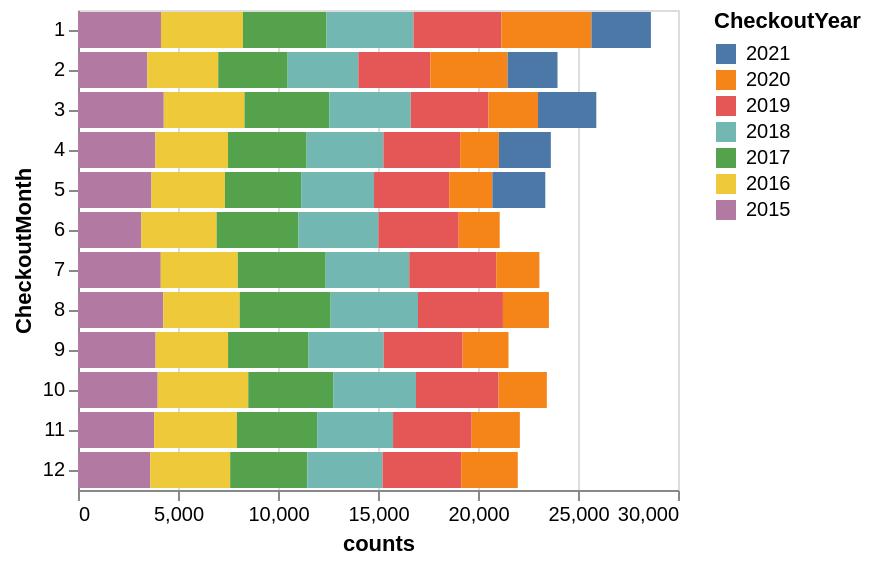

Notebook cell for this chart:
### Code cell
month_year_counts = seattle_df.groupby(['CheckoutMonth', 'CheckoutYear']).size().reset_index(name='counts')

selection = alt.selection_point(fields=['CheckoutYear'], bind='legend')

alt.Chart(month_year_counts).mark_bar().encode(
    y=alt.Y('CheckoutMonth:O', sort=list(range(1,13))),
    x='counts:Q',
    color=alt.Color('CheckoutYear:N',
                    sort=alt.EncodingSortField('CheckoutYear', order='descending')),
    tooltip=['CheckoutMonth', 'counts', 'CheckoutYear'],
    opacity=alt.condition(selection, alt.value(1), alt.value(0.2)),
    order='CheckoutYear'
).add_params(
    selection
)

### Figure 1 — Vega-Lite specification as saved in the notebook (floating-point values rounded to 4 significant figures)
{"config": {"view": {"continuousWidth": 300, "continuousHeight": 300}}, "data": {"name": "data-5e5ffc74c418871e39e2c51a95e8d79b"}, "mark": {"type": "bar"}, "encoding": {"color": {"field": "CheckoutYear", "sort": {"field": "CheckoutYear", "order": "descending"}, "type": "nominal"}, "opacity": {"condition": {"param": "param_7", "value": 1}, "value": 0.2}, "order": {"field": "CheckoutYear", "type": "quantitative"}, "tooltip": [{"field": "CheckoutMonth", "type": "quantitative"}, {"field": "counts", "type": "quantitative"}, {"field": "CheckoutYear", "type": "quantitative"}], "x": {"field": "counts", "type": "quantitative"}, "y": {"field": "CheckoutMonth", "sort": [1, 2, 3, 4, 5, 6, 7, 8, 9, 10, 11, 12], "type": "ordinal"}}, "params": [{"name": "param_7", "select": {"type": "point", "fields": ["CheckoutYear"]}, "bind": "legend"}], "$schema": "https://vega.github.io/schema/vega-lite/v5.20.1.json", "datasets": {"data-5e5ffc74c418871e39e2c51a95e8d79b": [{"CheckoutMonth": 1, "CheckoutYear": 2015, "counts": 4149}, {"CheckoutMonth": 1, "CheckoutYear": 2016, "counts": 4098}, {"CheckoutMonth": 1, "CheckoutYear": 2017, "counts": 4181}, {"CheckoutMonth": 1, "CheckoutYear": 2018, "counts": 4346}, {"CheckoutMonth": 1, "CheckoutYear": 2019, "counts": 4401}, {"CheckoutMonth": 1, "CheckoutYear": 2020, "counts": 4499}, {"CheckoutMonth": 1, "CheckoutYear": 2021, "counts": 2971}, {"CheckoutMonth": 2, "CheckoutYear": 2015, "counts": 3466}, {"CheckoutMonth": 2, "CheckoutYear": 2016, "counts": 3546}, {"CheckoutMonth": 2, "CheckoutYear": 2017, "counts": 3471}, {"CheckoutMonth": 2, "CheckoutYear": 2018, "counts": 3533}, {"CheckoutMonth": 2, "CheckoutYear": 2019, "counts": 3598}, {"CheckoutMonth": 2, "CheckoutYear": 2020, "counts": 3865}, {"CheckoutMonth": 2, "CheckoutYear": 2021, "counts": 2496}, {"CheckoutMonth": 3, "CheckoutYear": 2015, "counts": 4288}, {"CheckoutMonth": 3, "CheckoutYear": 2016, "counts": 4036}, {"CheckoutMonth": 3, "CheckoutYear": 2017, "counts": 4240}, {"CheckoutMonth": 3, "CheckoutYear": 2018, "counts": 4073}, {"CheckoutMonth": 3, "CheckoutYear": 2019, "counts": 3887}, {"CheckoutMonth": 3, "CheckoutYear": 2020, "counts": 2477}, {"CheckoutMonth": 3, "CheckoutYear": 2021, "counts": 2914}, {"CheckoutMonth": 4, "CheckoutYear": 2015, "counts": 3870}, {"CheckoutMonth": 4, "CheckoutYear": 2016, "counts": 3631}, {"CheckoutMonth": 4, "CheckoutYear": 2017, "counts": 3931}, {"CheckoutMonth": 4, "CheckoutYear": 2018, "counts": 3839}, {"CheckoutMonth": 4, "CheckoutYear": 2019, "counts": 3837}, {"CheckoutMonth": 4, "CheckoutYear": 2020, "counts": 1937}, {"CheckoutMonth": 4, "CheckoutYear": 2021, "counts": 2596}, {"CheckoutMonth": 5, "CheckoutYear": 2015, "counts": 3673}, {"CheckoutMonth": 5, "CheckoutYear": 2016, "counts": 3675}, {"CheckoutMonth": 5, "CheckoutYear": 2017, "counts": 3808}, {"CheckoutMonth": 5, "CheckoutYear": 2018, "counts": 3645}, {"CheckoutMonth": 5, "CheckoutYear": 2019, "counts": 3758}, {"CheckoutMonth": 5, "CheckoutYear": 2020, "counts": 2159}, {"CheckoutMonth": 5, "CheckoutYear": 2021, "counts": 2646}, {"CheckoutMonth": 6, "CheckoutYear": 2015, "counts": 3168}, {"CheckoutMonth": 6, "CheckoutYear": 2016, "counts": 3762}, {"CheckoutMonth": 6, "CheckoutYear": 2017, "counts": 4095}, {"CheckoutMonth": 6, "CheckoutYear": 2018, "counts": 3997}, {"CheckoutMonth": 6, "CheckoutYear": 2019, "counts": 4015}, {"CheckoutMonth": 6, "CheckoutYear": 2020, "counts": 2048}, {"CheckoutMonth": 7, "CheckoutYear": 2015, "counts": 4138}, {"CheckoutMonth": 7, "CheckoutYear": 2016, "counts": 3852}, {"CheckoutMonth": 7, "CheckoutYear": 2017, "counts": 4394}, {"CheckoutMonth": 7, "CheckoutYear": 2018, "counts": 4179}, {"CheckoutMonth": 7, "CheckoutYear": 2019, "counts": 4348}, {"CheckoutMonth": 7, "CheckoutYear": 2020, "counts": 2159}, {"CheckoutMonth": 8, "CheckoutYear": 2015, "counts": 4263}, {"CheckoutMonth": 8, "CheckoutYear": 2016, "counts": 3820}, {"CheckoutMonth": 8, "CheckoutYear": 2017, "counts": 4549}, {"CheckoutMonth": 8, "CheckoutYear": 2018, "counts": 4368}, {"CheckoutMonth": 8, "CheckoutYear": 2019, "counts": 4247}, {"CheckoutMonth": 8, "CheckoutYear": 2020, "counts": 2298}, {"CheckoutMonth": 9, "CheckoutYear": 2015, "counts": 3881}, {"CheckoutMonth": 9, "CheckoutYear": 2016, "counts": 3622}, {"CheckoutMonth": 9, "CheckoutYear": 2017, "counts": 4024}, {"CheckoutMonth": 9, "CheckoutYear": 2018, "counts": 3758}, {"CheckoutMonth": 9, "CheckoutYear": 2019, "counts": 3948}, {"CheckoutMonth": 9, "CheckoutYear": 2020, "counts": 2291}, {"CheckoutMonth": 10, "CheckoutYear": 2015, "counts": 3984}, {"CheckoutMonth": 10, "CheckoutYear": 2016, "counts": 4529}, {"CheckoutMonth": 10, "CheckoutYear": 2017, "counts": 4245}, {"CheckoutMonth": 10, "CheckoutYear": 2018, "counts": 4142}, {"CheckoutMonth": 10, "CheckoutYear": 2019, "counts": 4129}, {"CheckoutMonth": 10, "CheckoutYear": 2020, "counts": 2413}, {"CheckoutMonth": 11, "CheckoutYear": 2015, "counts": 3805}, {"CheckoutMonth": 11, "CheckoutYear": 2016, "counts": 4139}, {"CheckoutMonth": 11, "CheckoutYear": 2017, "counts": 4012}, {"CheckoutMonth": 11, "CheckoutYear": 2018, "counts": 3796}, {"CheckoutMonth": 11, "CheckoutYear": 2019, "counts": 3933}, {"CheckoutMonth": 11, "CheckoutYear": 2020, "counts": 2408}, {"CheckoutMonth": 12, "CheckoutYear": 2015, "counts": 3613}, {"CheckoutMonth": 12, "CheckoutYear": 2016, "counts": 3995}, {"CheckoutMonth": 12, "CheckoutYear": 2017, "counts": 3857}, {"CheckoutMonth": 12, "CheckoutYear": 2018, "counts": 3763}, {"CheckoutMonth": 12, "CheckoutYear": 2019, "counts": 3931}, {"CheckoutMonth": 12, "CheckoutYear": 2020, "counts": 2829}]}}
